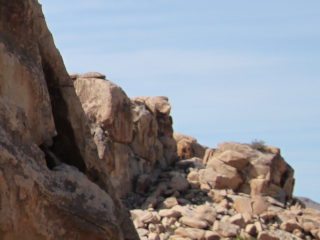
#> input picture Chap02/rock.ppm, 320 x 240 px
$ python '20210262_김우혁_영상처리_02분반_3장과제_#1_[관심 영역의 밝기 반전된 영상 생성하기].py' --image ../Chap02/rock.ppm
#> lines starting #> are read from the running program, lines starting #| are printed output that depends on the picture; after the words box and inside, x2 and y2 are one past the last pixel; in counts of white or black regions, pixels touching at a corner belong together
### Chap03/handle_channel_roi.py
# 필요한 패키지를 import함
from __future__ import print_function
import argparse
import cv2

def display_image(img, winname, flag=True):
	# 영상 정보 출력
	print("(rows, cols, ch): {}".format(img.shape))

	# 영상 출력을 윈도우 생성
	cv2.namedWindow(winname, cv2.WINDOW_NORMAL)
	# 윈도우에 영상 출력
	cv2.imshow(winname, img)

	# 사용자 입력 대기
	if flag:
		cv2.waitKey(0)

# [34 lines left out: functions handle_ROI, split_channel, merge_channel, not called in this run]


# [31 lines that do not run on import are left out]

### 3장과제/20210262_김우혁_영상처리_02분반_3장과제_#1_[관심 영역의 밝기 반전된 영상 생성하기].py
# 필요한 패키지를 import함
from __future__ import print_function
import argparse
import cv2
import numpy as np
from handle_channel_roi import display_image

def invert_image_m1(img, rect):
	dst = img.copy() # 원본 영상의 복제본을 만들어 사용

	# 원하는 값들 뽑아내기
	start_x = rect[0]
	start_y = rect[1]
	end_x   = rect[2]
	end_y   = rect[3]

	# 그레이스케일 영상은 길이가 2, 컬러 영상은 3
	img_len = len(image.shape) # shape 속성이 길이

	# 컬러 영상인 경우 채널 수가 3인 것을 확인
	if img_len == 3:
		for x in range(start_x, end_x):
			for y in range(start_y, end_y):
				dst[y, x, 2] = 255 - dst[y, x, 2] # Red   채널
				dst[y, x, 1] = 255 - dst[y, x, 1] # Green 채널
				dst[y, x, 0] = 255 - dst[y, x, 0] # Blue  채널
		return dst

	elif img_len == 2: # 그레이스케일 영상의 경우
		for x in range(start_x, end_x):
			for y in range(start_y, end_y):
				dst[y, x] = 255 - dst[y, x]
		return dst

	else:
		print("영상 값 오류")
		return dst

def invert_image_m2(img, rect):
	dst = img.copy() # 원본 영상의 복제본을 만들어 사용
	# 원하는 값들 뽑아내기
	start_x = rect[0]
	start_y = rect[1]
	end_x   = rect[2]
	end_y   = rect[3]

	# Numpy의 슬라이싱 연산과 브로드캐스팅 기법을 사용하여 밝기 반전 연산을 수행
	dst[start_y:end_y, start_x:end_x] = 255 - dst[start_y:end_y, start_x:end_x]

	return dst

if __name__ == '__main__' :
	# 명령행 인자 처리
	ap = argparse.ArgumentParser()
	ap.add_argument("-i", "--image", required = True,
			help = "Path to the input image")
	ap.add_argument("-s", "--start_point", type = int,
 			nargs='+', default=[0, 0],
			help = "Start point of the rectangle")
	ap.add_argument("-e", "--end_point", type = int,
	 		nargs='+', default=[150, 100],
			help = "End point of the rectangle")
	args = vars(ap.parse_args())

	filename = args["image"]
	sp = args["start_point"]
	ep = args["end_point"]

	# OpenCV를 사용하여 영상 데이터 로딩
	image = cv2.imread(filename)
#> image is the input picture: shape (240, 320, 3); mean B, G, R 139.3, 135.2, 136
	(rows, cols, _) = image.shape
#> rows = 240; cols = 320
	if sp[0] < 0 or sp[1] < 0 or ep[0] > rows or ep[1] > cols:
		raise ValueError('Invalid Size')

	# list 연결
	rect = sp + ep

	e1 = cv2.getTickCount()
	inverted = invert_image_m1(image, rect)
#> after the loop in invert_image_m1, `for x in range(start_x, end_x):`:
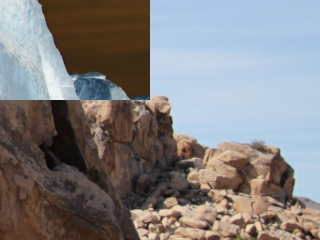
#> dst: shape (240, 320, 3); 19.53% of pixels changed, all inside (x1, y1, x2, y2) = (0, 0, 150, 100)
	e2 = cv2.getTickCount()
	time = (e2 - e1)/ cv2.getTickFrequency()
	print('[정보]방법 1 소요시간: {}'.format(time))

	e1 = cv2.getTickCount()
	inverted = invert_image_m2(image, rect)
	e2 = cv2.getTickCount()
	time = (e2 - e1)/ cv2.getTickFrequency()
	print('[정보]방법 2 소요시간: {}'.format(time))

	display_image(inverted, 'inverted')
#| (rows, cols, ch): (240, 320, 3)
